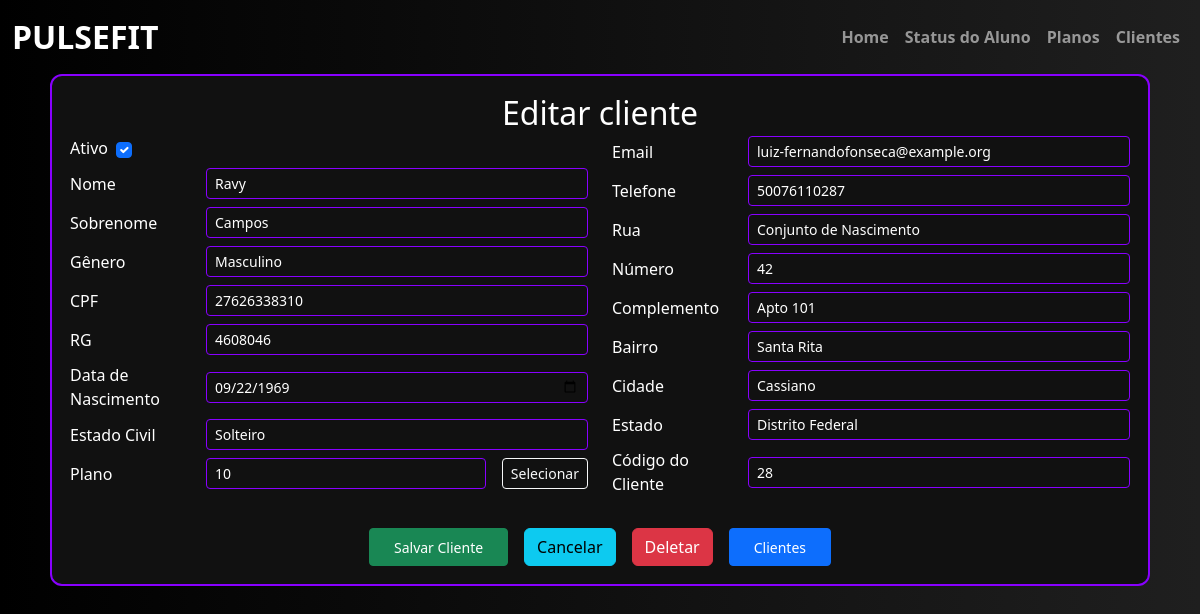
The page /editar-cliente/28 on the database its author committed.
### academia/models.py (models this page shows)
class Cliente(db.Model):
    __tablename__ = "cliente"
    id = db.Column(db.Integer, primary_key=True)
    ativo = db.Column(db.Boolean, default=True, nullable=False)
    dtcadastro = db.Column(db.DateTime, default=datetime.utcnow, nullable=False)
    nome = db.Column(db.String(20), nullable=False)
    sobrenome = db.Column(db.String(50), nullable=False)
    genero = db.Column(db.String(1), nullable=False)
    cpf = db.Column(db.BigInteger, nullable=False, unique=True)
    rg = db.Column(db.BigInteger, nullable=False, unique=True)
    dt_nascimento = db.Column(db.DateTime, nullable=False)
    estado_civil = db.Column(db.String(20), nullable=False)
    email = db.Column(db.String(100), nullable=False, unique=True)
    telefone = db.Column(db.BigInteger, nullable=False)
    rua = db.Column(db.String(100), nullable=False)
    numero = db.Column(db.Integer)
    complemento = db.Column(db.String(100))
    bairro = db.Column(db.String(50), nullable=False)
    cidade = db.Column(db.String(50), nullable=False)
    estado = db.Column(db.String(50), nullable=False)
    plano = db.Column(db.Integer, db.ForeignKey("plano.id",   name="fk_cliente_plano"))

### academia/routes.py (the view, shortened to what this page needs)
@app.route("/editar-cliente/<int:cliente_id>", methods=['GET', 'POST'])
def editar_cliente(cliente_id):
    cliente = Cliente.query.get_or_404(cliente_id)
    form_cliente = CadastroCliente(obj=cliente)
    with db.session.no_autoflush:
       planos = Plano.query.filter_by(ativo=True).all()
       clientes = Cliente.query.all()
    return render_template("cadastro_cliente.html", form_cliente=form_cliente, planos=planos, clientes=clientes, cliente_atual=cliente)

### academia/templates/cadastro_cliente.html (shortened to what this page needs)
{% extends 'base.html' %}
{% block conteudo %}
<body style="background: linear-gradient(to right, #000000, #1f1f1f); font-family: 'Segoe UI', sans-serif; color: white;">
    <div class="container-fluid d-flex justify-content-center align-items-center">
        <form method="POST" class="form-register w-100"
              style="max-width: 1100px; border: 2px solid #8800ff; border-radius: 12px; background-color: #111; padding: 18px;">
            <div class="row">
                <div class="col text-center">
                    {% if cliente_atual %}
                        <h1 class="text-white mb-1" style="font-size: 2rem;">Editar cliente</h1>
                    {% else %}
                        <h1 class="text-white mb-1" style="font-size: 2rem;">Cadastro de cliente</h1>
                    {% endif %}
                </div>
            </div>
            <div class="row">
                <div class="col-lg-6 col-md-12">
                    <div class="mb-2 d-flex align-items-center gap-2">
                        {{ form_cliente.ativo.label(class="form-label text-white mb-0") }}
                        {{ form_cliente.ativo(class="form-check-input") }}
                    </div>
                    {% for field in [form_cliente.nome, form_cliente.sobrenome, form_cliente.genero, form_cliente.cpf, form_cliente.rg, form_cliente.dt_nascimento, form_cliente.estado_civil] %}
                    <div class="mb-2 d-flex align-items-center gap-3">
                        {{ field.label(class="form-label text-white mb-0", style="min-width: 120px;") }}
                        {{ field(class="form-control form-control-sm text-white", style="flex-grow: 1; background-color: #111; border: 1px solid #8800ff;") }}
                    </div>
                    {% endfor %}
                    <div class="mb-2 d-flex align-items-center gap-3">
                        {{ form_cliente.plano.label(class="form-label text-white mb-0", style="min-width: 120px;") }}
                        {{ form_cliente.plano(class="form-control form-control-sm text-white", style="flex-grow: 1; background-color: #111; border: 1px solid #8800ff;", readonly=True) }}
                        <button type="button" name="selecionar_plano" data-bs-toggle="modal" data-bs-target="#ModalPlanos"  class="btn btn-outline-light btn-sm">Selecionar</button>
                    </div>
                </div>
                <div class="col-lg-6 col-md-12">
                    {% for field in [form_cliente.email, form_cliente.telefone, form_cliente.rua, form_cliente.numero, form_cliente.complemento, form_cliente.bairro, form_cliente.cidade, form_cliente.estado] %}
                    <div class="mb-2 d-flex align-items-center gap-3">
                        {{ field.label(class="form-label text-white mb-0", style="min-width: 120px;") }}
                        {{ field(class="form-control form-control-sm text-white", style="flex-grow: 1; background-color: #111; border: 1px solid #8800ff;") }}
                    </div>
                    {% endfor %}
                    <div class="mb-2 d-flex align-items-center gap-3">
                        {{ form_cliente.id.label(class="form-label text-white mb-0", style="min-width: 120px;") }}
                        {{ form_cliente.id(class="form-control form-control-sm text-white", style="flex-grow: 1; background-color: #111; border: 1px solid #8800ff;", readonly=True) }}
                    </div>
                </div>
            </div>
            <div class="row mt-4">
                <div class="col text-center">
                    <div class="d-flex justify-content-center gap-3">
                        {{ form_cliente.submit(class="btn btn-success btn-sm px-4") }}
                        <a type="button" href="{{ url_for('page_registro_cliente') }}" class="btn btn-info">Cancelar</a>
                        {% if cliente_atual %}
                            <button class="btn btn-danger" name="deletar_plano">Deletar</button>
                        {% endif %}
                        <button type="button" nome="selecionar_cliente" data-bs-toggle="modal" data-bs-target="#ModalCliente" class="btn btn-primary btn-sm px-4">Clientes</button>
                    </div>
                </div>
            </div>
        </form>
    </div>
</body>
{% endblock %}

### rows shown on the page
Cliente: nome "Ravy" "Campos" "Masculino" "27626338310" "4608046" "09/22/1969" "Solteiro", email "luiz-fernandofonseca@example.org" "50076110287" "Conjunto de Nascimento" "42" "Apto 101" "Santa Rita" "Cassiano" "Distrito Federal"
